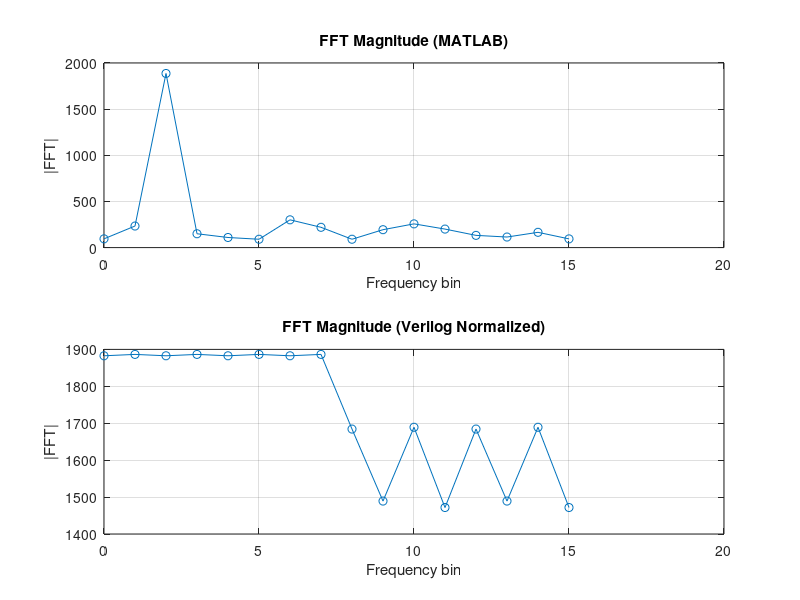

Write MATLAB code to recreate this figure.
clc; clear; close all;

% Load input signals I,Q
I = load('I.txt');
Q = load('Q.txt');

% MATLAB FFT calculation (16 samples)
FFT_matlab = fft(I + 1i*Q, 16);

% Load FFT results from Verilog (first 16 samples only)
FFTI = load('fft_real_out.txt');
FFTQ = load('fft_imag_out.txt');
FFT_verilog = FFTI(1:16) + 1i*FFTQ(1:16);

% Normalize Verilog output
FFT_verilog_norm = FFT_verilog * max(abs(FFT_matlab))/max(abs(FFT_verilog));

% Plot both results
figure;
subplot(2,1,1);
plot(0:15,abs(FFT_matlab), '-o');
title('FFT Magnitude (MATLAB)');
xlabel('Frequency bin');
ylabel('|FFT|');
grid on;

subplot(2,1,2);
plot(0:15,abs(FFT_verilog_norm), '-o');
title('FFT Magnitude (Verilog Normalized)');
xlabel('Frequency bin');
ylabel('|FFT|');
grid on;

